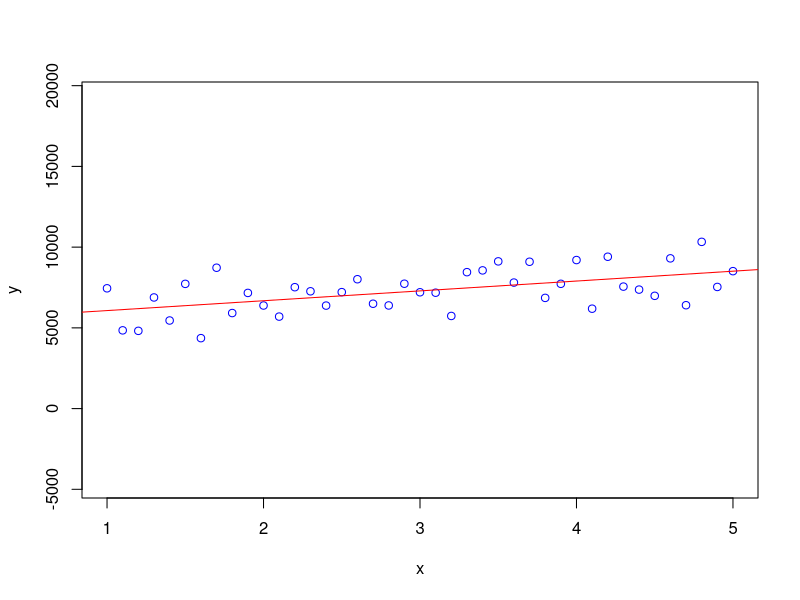

The R source for this figure:
if (F)
{
    rm(list = ls())
    setwd(dirname(rstudioapi::getActiveDocumentContext()$path))
    print(getwd())
}

x = seq(1, 5, 0.1)
y = 5e2 * x + 3e3 + runif(length(x))*5e3

model = lm(y ~ x)
plot(x, y, ylim = range(y) + 1.5 * c(-1,1) * diff(range(y)), col = 'blue')
abline(model, col = "red")  # dodanie linii trendu

cor.test(x, y)

print(summary(model))
print(anova(model))

print(anova(model)$"F value"[1])
print(summary(model)$fstatistic[1])
